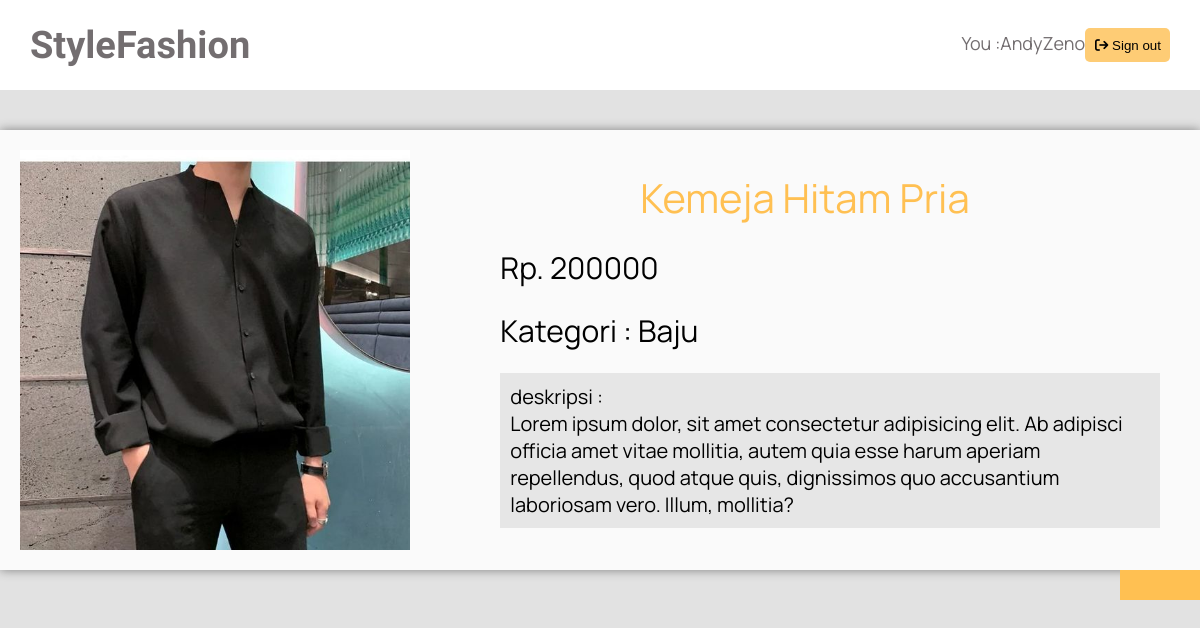
/detail.php?id=3 (signed in), run on the app's committed database.
### tables this page shows
CREATE TABLE `produk` (
  `id` int(11) NOT NULL,
  `gambar` varchar(225) NOT NULL,
  `nama_produk` varchar(50) NOT NULL,
  `harga` int(11) NOT NULL,
  `Deskripsi` varchar(225) NOT NULL,
  `kategori` varchar(25) NOT NULL
);

### detail.php (the view, shortened to what this page needs)
<?php
    require "config.php";
    $username = $_GET["id"];
    if(isset($_SESSION["id"]))
    {
        $username = $_SESSION["id"];
    }
    else
    {
        $username = "guest";
    }
    $id = $_GET["id"];
    $result = mysqli_query($conn, "SELECT * FROM produk WHERE id = $id");
    $bar = [];
    while($row = mysqli_fetch_assoc($result))
    {
        $bar[] = $row;
    }
?>
<!DOCTYPE html>
<html lang="en">
<head>
    <link rel="stylesheet" href="style/style.css">
</head>
<body>
    <div class="header-contain">
            <div class="header">
                <div class="title-logo"><h4>StyleFashion</h4></div>
                <div class="btn">
                <?php
                    if(isset($_SESSION["login"]))
                    {
                        echo "You :".$username??"guest";
                        echo "<a href='user/logout.php'><button class='logout-btn' id='sign-out'><i class='fa-solid fa-arrow-right-from-bracket'></i> Sign out</button></a>";
                    }
                ?>
            </div>
    </div>
    <?php $i=0; foreach($bar as $br) ?>
    <div class="detail-item">
        <img src="clothes/<?php echo $br["gambar"]; ?>" alt="">
        <div class="desc">
            <p style="margin-left: 200px; color: #ffc052; font-size: 40px;"><?php echo $br["nama_produk"]; ?></p> <br>
            <p style="margin-left: 60px;"><?php echo "Rp. ".$br["harga"]; ?></p> <br>
            <p style="margin-left: 60px;"><?php echo "Kategori : ".$br["kategori"]; ?></p><br>
            <p style="margin-left: 60px; font-size: 20px; background-color: #e6e6e6; padding: 10px;"><?php echo "deskripsi : <br>".$br["Deskripsi"];?></p>
        </div>
    </div>
    <a href="user/beli.php"><button class="buy-button" style="margin-left: 1120px;"><i class="fa-solid fa-shopping-cart"></i>Buy Now</button></a>
</body>
</html>

### style/style.css (style rules this page uses)
body { margin: 0; padding: 0; background-color: #ffc052; }
.header { padding-left: 30px; padding-right: 30px; font-family: 'Manrope', sans-serif; font-size: 18px; align-items: center; color: #736E70; display: flex; flex-direction: row; justify-content: space-between; height: 90px; }
.header a { text-decoration: none; }
.title-logo { font-family: 'Kaushan Script', cursive; font-size: 38px; }
.logout-btn { cursor: pointer; height: 34px; background-color: #FECC75; border: none; padding: 9px; padding-left: 10px; border-radius: 5px; }
.buy-button { cursor: pointer; width: 250px; height: 30px; border: none; background-color: #ffc052; }
.detail-item { padding: 20px; background-color: #fafafa; display: flex; font-family: 'Manrope'; box-shadow: 0 0 10px gray; }
.detail-item img { width: 400px; height: 400px; }
.desc { margin-left: 10px; padding: 20px; }
.desc p { font-size: 30px; }

### detail.php (style rules this page uses)
* { margin: 0; padding: 0; }
body { background-color: #e2e2e2; margin: 0; padding: 0; }
.header { background-color: white; margin-bottom: 40px; }
.header-contain { position: fixed; width: 100%; }

### data on the page
produk: gambar (picture), nama_produk "Kemeja Hitam Pria", harga "200000", kategori "Baju", Deskripsi "Lorem ipsum dolor, sit amet consectetur adipisicing elit. Ab adipisci officia amet vitae mollitia, autem quia esse harum aperiam repellendus, quod atque quis, dignissimos quo accusantium laboriosam vero. Illum, mollitia?"
